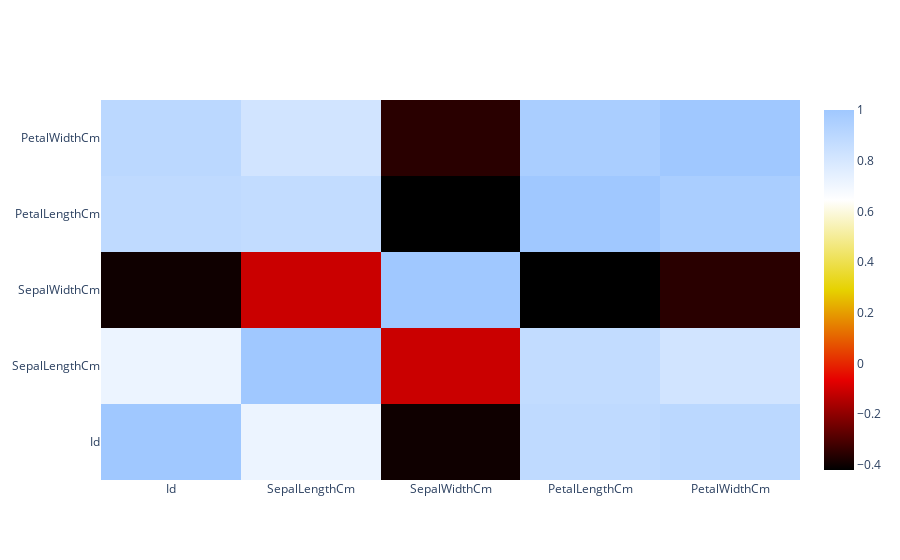

Notebook source saved alongside this figure:
### Code cell
##corelation between features.
corelation = df.corr()
data = [go.Heatmap(z = np.array(corelation.values),
                   x = np.array(corelation.columns),
                   y = np.array(corelation.columns),
                     colorscale='Blackbody',)
       ]
py.iplot(data)

### Figure 1 — Plotly figure (JSON) as saved in the notebook; plotly's stock layout.template omitted (floating-point values rounded to 4 significant figures)
{"data": [{"colorscale": [[0, "rgb(0,0,0)"], [0.25, "rgb(230,0,0)"], [0.5, "rgb(230,210,0)"], [0.75, "rgb(255,255,255)"], [1, "rgb(160,200,255)"]], "type": "heatmap", "x": ["Id", "SepalLengthCm", "SepalWidthCm", "PetalLengthCm", "PetalWidthCm"], "y": ["Id", "SepalLengthCm", "SepalWidthCm", "PetalLengthCm", "PetalWidthCm"], "z": [[1, 0.7167, -0.3977, 0.8827, 0.8998], [0.7167, 1, -0.1094, 0.8718, 0.818], [-0.3977, -0.1094, 1, -0.4205, -0.3565], [0.8827, 0.8718, -0.4205, 1, 0.9628], [0.8998, 0.818, -0.3565, 0.9628, 1]]}], "layout": {}}
